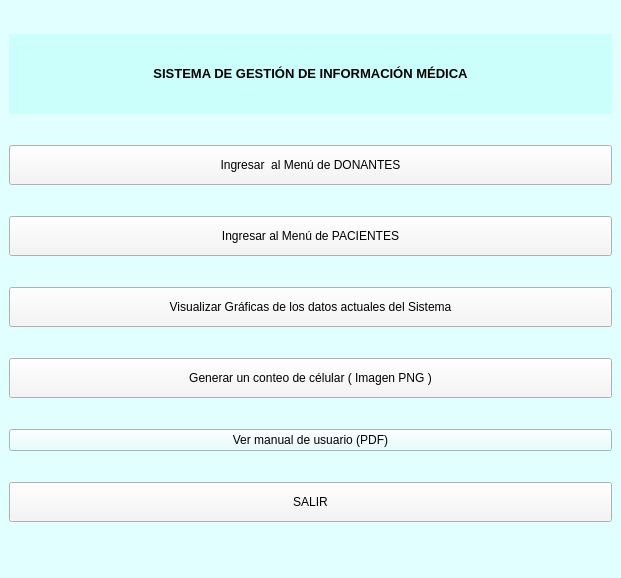
<?xml version="1.0" encoding="UTF-8"?>
<ui version="4.0">
 <class>MainWindow</class>
 <widget class="QMainWindow" name="MainWindow">
  <property name="geometry">
   <rect>
    <x>0</x>
    <y>0</y>
    <width>621</width>
    <height>578</height>
   </rect>
  </property>
  <property name="windowTitle">
   <string>MainWindow</string>
  </property>
  <property name="styleSheet">
   <string notr="true">background-color: rgb(226, 255, 255);</string>
  </property>
  <widget class="QWidget" name="centralwidget">
   <layout class="QGridLayout" name="gridLayout">
    <item row="5" column="0">
     <widget class="QPushButton" name="BotonIngresoPac">
      <property name="minimumSize">
       <size>
        <width>0</width>
        <height>40</height>
       </size>
      </property>
      <property name="styleSheet">
       <string notr="true">background-color: rgb(245, 245, 245);</string>
      </property>
      <property name="text">
       <string>Ingresar al Menú de PACIENTES</string>
      </property>
     </widget>
    </item>
    <item row="6" column="0">
     <widget class="QPushButton" name="BotonGraficos">
      <property name="minimumSize">
       <size>
        <width>0</width>
        <height>40</height>
       </size>
      </property>
      <property name="styleSheet">
       <string notr="true">background-color: rgb(245, 245, 245);</string>
      </property>
      <property name="text">
       <string>Visualizar Gráficas de los datos actuales del Sistema</string>
      </property>
     </widget>
    </item>
    <item row="1" column="0">
     <widget class="QLabel" name="label">
      <property name="maximumSize">
       <size>
        <width>1000</width>
        <height>80</height>
       </size>
      </property>
      <property name="styleSheet">
       <string notr="true">background-color: rgb(202, 255, 251);</string>
      </property>
      <property name="text">
       <string>&lt;html&gt;&lt;head/&gt;&lt;body&gt;&lt;p align=&quot;center&quot;&gt;&lt;span style=&quot; font-size:10pt; font-weight:600;&quot;&gt;SISTEMA DE GESTIÓN DE INFORMACIÓN MÉDICA&lt;/span&gt;&lt;/p&gt;&lt;/body&gt;&lt;/html&gt;</string>
      </property>
     </widget>
    </item>
    <item row="7" column="0">
     <widget class="QPushButton" name="BotonConteoCelular">
      <property name="minimumSize">
       <size>
        <width>0</width>
        <height>40</height>
       </size>
      </property>
      <property name="styleSheet">
       <string notr="true">background-color: rgb(245, 245, 245);</string>
      </property>
      <property name="text">
       <string>Generar un conteo de célular ( Imagen PNG )</string>
      </property>
     </widget>
    </item>
    <item row="4" column="0">
     <widget class="QPushButton" name="BotonIngresoDon">
      <property name="minimumSize">
       <size>
        <width>0</width>
        <height>40</height>
       </size>
      </property>
      <property name="styleSheet">
       <string notr="true">background-color: rgb(245, 245, 245);</string>
      </property>
      <property name="text">
       <string>Ingresar  al Menú de DONANTES</string>
      </property>
     </widget>
    </item>
    <item row="8" column="0">
     <widget class="QPushButton" name="BotonVerManual">
      <property name="text">
       <string>Ver manual de usuario (PDF)</string>
      </property>
     </widget>
    </item>
    <item row="9" column="0">
     <widget class="QPushButton" name="BotonSalir">
      <property name="minimumSize">
       <size>
        <width>0</width>
        <height>40</height>
       </size>
      </property>
      <property name="styleSheet">
       <string notr="true">background-color: rgb(245, 245, 245);</string>
      </property>
      <property name="text">
       <string>SALIR</string>
      </property>
     </widget>
    </item>
   </layout>
  </widget>
  <widget class="QMenuBar" name="menubar">
   <property name="geometry">
    <rect>
     <x>0</x>
     <y>0</y>
     <width>621</width>
     <height>21</height>
    </rect>
   </property>
  </widget>
  <widget class="QStatusBar" name="statusbar"/>
 </widget>
 <resources/>
 <connections/>
</ui>
